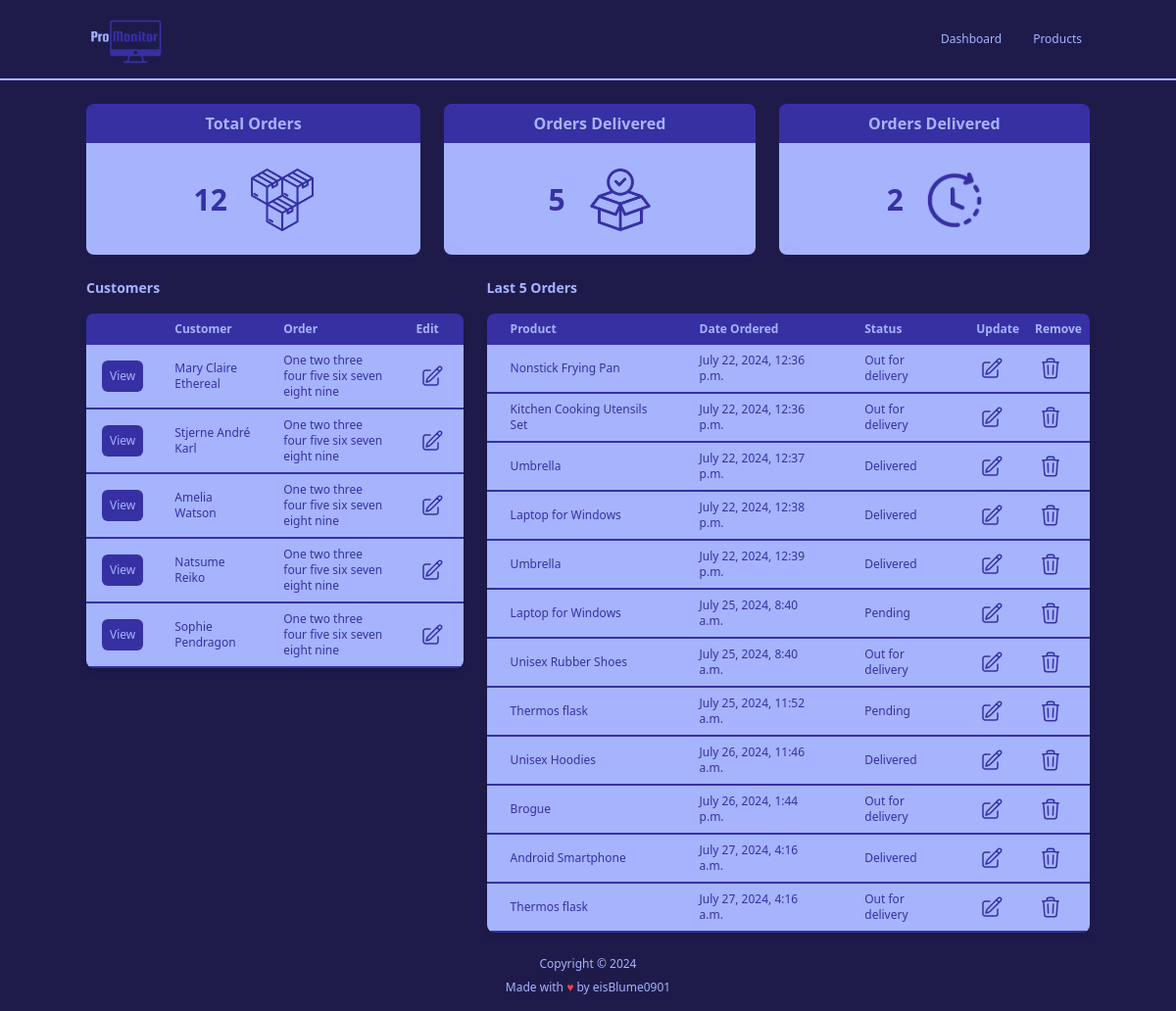
The app's page /, older data.
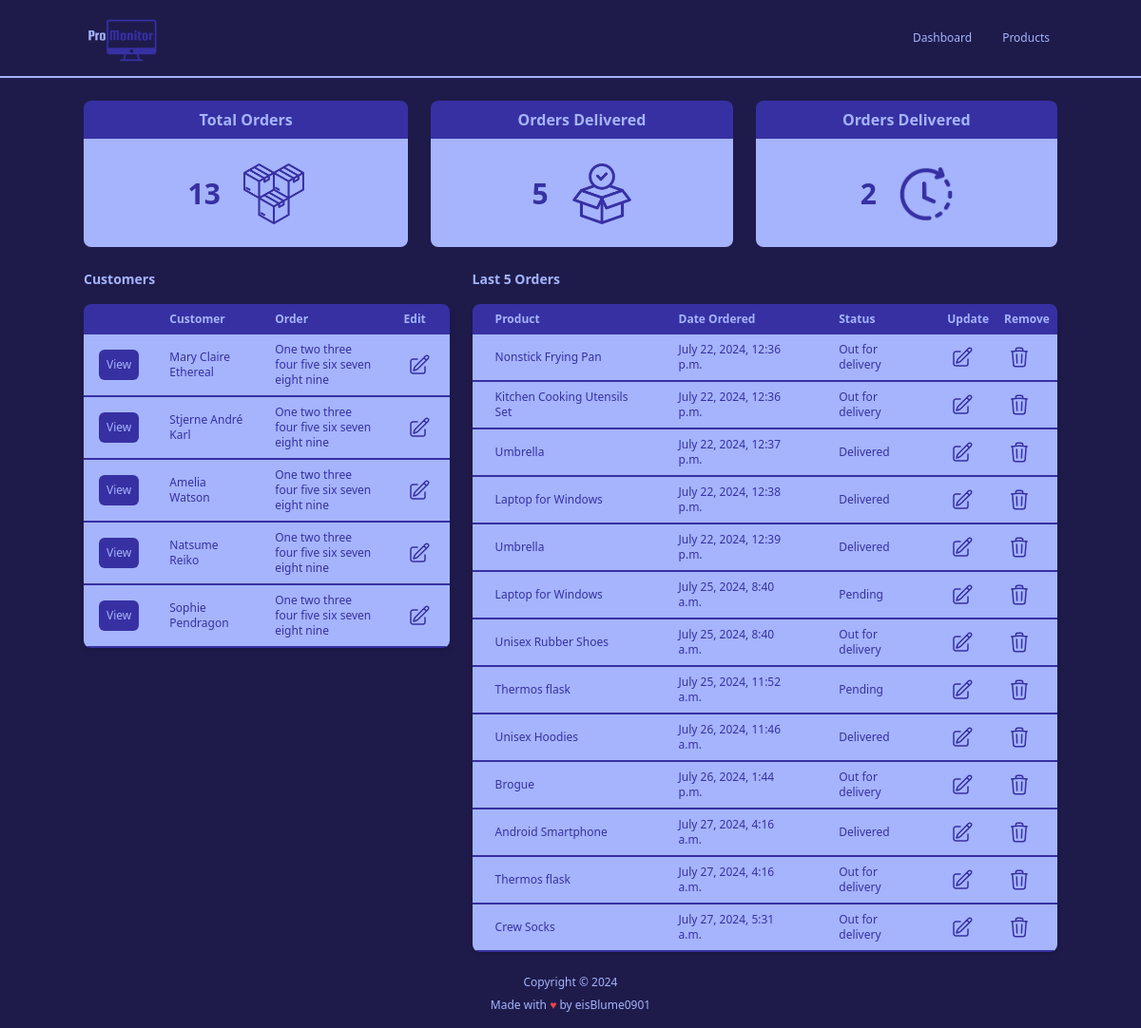
The same page, newer data.
### accounts/models.py (models this page shows, shortened)
class Customer(models.Model):
    name = models.CharField(max_length=200, null=True)
    phone = models.CharField(max_length=200, null=True)
    email = models.EmailField(max_length=200, null=True)
    date_created = models.DateTimeField(auto_now_add=True, null=True)

class Order(models.Model):
    STATUS = (
        ('Pending', 'Pending'),
        ('Out for delivery', 'Out for delivery'),
        ('Delivered', 'Delivered'),
    )
    customer = models.ForeignKey(Customer, null=True, on_delete=models.SET_NULL)
    product = models.ForeignKey(Product, null=True, on_delete=models.SET_NULL)
    date_created = models.DateTimeField(auto_now_add=True, null=True)
    status = models.CharField(max_length=200, null=True, choices=STATUS)

class Product(models.Model):
    CATEGORY = (
        ('Indoor', 'Indoor'),
        ('Outdoor', 'Outdoor'),
    )
    name = models.CharField(max_length=200, null=True)
    price = models.FloatField(null=True)
    category = models.CharField(max_length=200, null=True, choices=CATEGORY)
    description = models.TextField(null=True, blank=True)
    date_created = models.DateTimeField(auto_now_add=True, null=True)
    tags = models.ManyToManyField('Tag')
    def __str__(self) -> str:
        return self.name

### accounts/views.py (the view)
# urls.py: path('', views.home, name="home"),
def home(request):
    allOrders = Order.objects.all()
    allCustomers = Customer.objects.all()
    allPendingOrders = Order.objects.filter(status="Pending").count()
    allOutOfDeliveryOrders = Order.objects.filter(status="Out for delivery").count()
    allDeliveredOrders = Order.objects.filter(status="Delivered").count()
    allOrdersCount = Order.objects.count()
    context = {
        'orders': allOrders,
        'ordersCount': allOrdersCount,
        'customers': allCustomers,
        'pendingOrders': allPendingOrders,
        'outOfDeliveryOrders': allOutOfDeliveryOrders,
        'deliveredOrders': allDeliveredOrders,
    }
    return render(request, 'accounts/dashboard.html', context)

### templates/accounts/dashboard.html (shortened to what this page needs)
{% extends 'main.html' %}
{% block content %}
{% load static %}
{% include 'partials/_home_navbar.html' %}
{% include 'partials/_order_status.html' %}
<div class="flex flex-row mx-auto my-6 max-w-screen-lg justify-between gap-6">
    <div class="flex flex-col gap-4 lg:w-5/12">
        <div class="flex flex-row justify-between items-center">
            <div class="text-indigo-300 font-semibold text-sm text-center">Customers</div>
            </div>
        <div class="relative overflow-x-auto shadow-md rounded-lg">
            <table class="text-sm text-left text-indigo-300 table-fixed">
                <thead class="text-xs text-indigo-300 bg-indigo-800">
                    <tr>
                        <th class="px-4 py-2"></th>
                        <th class="px-4 py-2">Customer</th>
                        <th class="px-4 py-2">Order</th>
                        <th class="px-4 py-2">Edit</th>
                    </tr>
                </thead>
                <tbody class="text-xs text-indigo-800 font-medium whitespace-normal">
                    {% for customer in customers %}
                    <tr class="bg-indigo-300 border-b-2 border-indigo-800 hover:bg-indigo-200">
                        <td class="px-4 py-2">
                            <a href="{% url 'customer' customer.id %}">
                                <button class="p-2 bg-indigo-800 text-indigo-300 rounded-md hover:bg-indigo-300 hover:text-indigo-800">View</button>
                            </a>
                        </td>
                        <td class="px-4 py-2">{{ customer.name }}</td>
                        <td class="px-4 py-2">One two three four five six seven eight nine</td>
                        <td class="px-4 py-2 mx-auto">
                            <button class="p-1 hover:bg-indigo-800 hover:text-indigo-300 hover:rounded-md">
                            </button>
                        </td>
                    </tr>
                    {% endfor %}
                </tbody>
            </table>
        </div>
    </div>
    <div class="flex flex-col gap-4 lg:w-8/12">
        <div class="flex flex-row justify-between items-center">
            <div class="text-indigo-300 font-semibold text-sm text-center">Last 5 Orders</div>
        </div>
        <div class="relative overflow-x-auto shadow-md rounded-lg">
            <table class="text-sm text-left text-indigo-300 table-fixed">
                <thead class="text-xs text-indigo-300 bg-indigo-800">
                    <tr>
                        <th class="px-6 py-2">Product</th>
                        <th class="px-6 py-2">Date Ordered</th>
                        <th class="px-6 py-2">Status</th>
                        <th class="px-2 py-2">Update</th>
                        <th class="px-2 py-2">Remove</th>
                    </tr>
                </thead>
                <tbody class="text-xs text-indigo-800 font-medium whitespace-normal">
                    {% for order in orders %}
                    <tr class="bg-indigo-300 border-b-2 border-indigo-800 hover:bg-indigo-200">
                        <td class="px-6 py-2">{{ order.product }}</td>
                        <td class="px-6 py-2">{{ order.date_created }}</td>
                        <td class="px-6 py-2">{{ order.status }}</td>
                        <td class="px-2 py-2">
                            <button class="p-1 hover:bg-indigo-800 hover:text-indigo-300 hover:rounded-md">
                                <a href="{% url 'update_order' order.id %}">
                                </a>
                            </button>
                        </td>
                        <td class="px-2 py-2">
                            <button class="p-1 hover:bg-indigo-800 hover:text-indigo-300 hover:rounded-md">
                                <a href="{% url 'delete_order' order.id %}">
                                </a>
                            </button>
                        </td>
                    </tr>
                    {% endfor %}
                </tbody>
            </table>
        </div>
    </div>
</div>
{% endblock %}

### templates/main.html (shortened to what this page needs)
<!DOCTYPE html>
<html lang="en">
<head>
    <script src="https://cdn.tailwindcss.com"></script>
</head>
<body class="font-sans bg-indigo-950">
        {% block content %}{% endblock %}
    <footer class="text-indigo-300 text-xs text-center my-4">
        <div class="flex flex-col space-y-2">
            <p>Copyright &copy; {% now "Y" %}</p>
            <p>Made with <span class="text-red-500">&hearts;</span> by <a href="https://www.github.com/eisBlume0901">eisBlume0901</a>
            </p>
        </div>
    </footer>
</body>
</html>

### templates/partials/_home_navbar.html
{% load static %}
<nav class="bg-indigo-950 border-b-2 border-b-indigo-300">
    <div class="flex flex-wrap justify-between mx-auto items-center max-w-screen-lg">
        <a href="{% url 'home' %}">
            <img src="{% static 'images/ProMonitor_logo.png' %}" alt="ProMonitor Logo" class="w-20">
        </a>
        <div class="flex gap-4">
            <a href="{% url 'home' %}" class="text-indigo-300 text-xs px-2 py-1 font-medium hover:rounded-md hover:bg-indigo-200 hover:text-indigo-800">Dashboard</a>
            <a href="{% url 'products' %}" class="text-indigo-300 text-xs px-2 py-1 font-medium hover:rounded-md hover:bg-indigo-200 hover:text-indigo-800">Products</a>
        </div>
    </div>
</nav>

### templates/partials/_order_status.html
{% load static %}
<div class="grid grid-cols-3 max-w-screen-lg mx-auto justify-between space-x-6 mt-6">
    <div class="flex flex-col">
        <h1 class="text-md text-center text-indigo-300 font-bold rounded-t-lg bg-indigo-800 border-indigo-800 border-b-2 border-b-indigo-300 py-2">Total Orders</h1>
        <div class="rounded-b-lg bg-indigo-300 p-2 w-full">
            <div class="flex flex-row mx-auto space-x-6 items-center justify-center p-2 h-24">
                <p class="text-3xl text-center text-indigo-800 font-bold">{{ ordersCount }}</p>
                <img src="{% static 'images/total_orders_icon.png' %}" alt="Total Orders Icon" class="w-16">
            </div>
        </div>
    </div>
    <div class="flex flex-col">
        <h1 class="text-md text-center text-indigo-300 font-bold rounded-t-lg bg-indigo-800 border-indigo-800 border-b-2 border-b-indigo-300 py-2">Orders Delivered</h1>
        <div class="rounded-b-lg bg-indigo-300 p-2 w-full">
            <div class="flex flex-row mx-auto space-x-6 items-center justify-center p-2 h-24">
                <p class="text-3xl text-center text-indigo-800 font-bold">{{ deliveredOrders }}</p>
                <img src="{% static 'images/orders_delivered_icon.png' %}" alt="Orders Delivered Icon" class="w-16">
            </div>
        </div>
    </div>
    <div class="flex flex-col">
        <h1 class="text-md text-center text-indigo-300 font-bold rounded-t-lg bg-indigo-800 border-indigo-800 border-b-2 border-b-indigo-300 py-2">Orders Delivered</h1>
        <div class="rounded-b-lg bg-indigo-300 p-2 w-full">
            <div class="flex flex-row mx-auto space-x-6 items-center justify-center p-2 h-24">
                <p class="text-3xl text-center text-indigo-800 font-bold">{{ pendingOrders }}</p>
                <img src="{% static 'images/orders_pending_icon.png' %}" alt="Orders Pending Icon" class="w-14">
            </div>
        </div>
    </div>
</div>

Row changes from the older to the newer data that the page shows:
added Order: product "Crew Socks", date_created "July 27, 2024, 5:31 a.m.", status "Out for delivery"
Text that changed along with them:
{{ ordersCount }}: "12" → "13"
